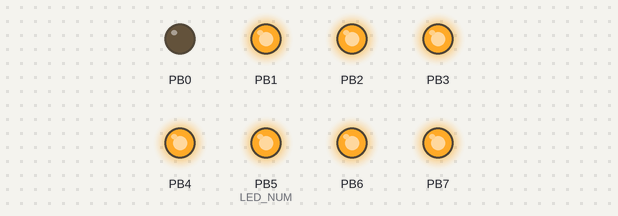
Simulated run of this program. Board: ATmega328P, built with avr-gcc and emulated at 1 MHz (the files do not name the chip). Parts: output pins drawn as LEDs (lit = HIGH).

Above: at 0.08 s.
At 0.58 s:
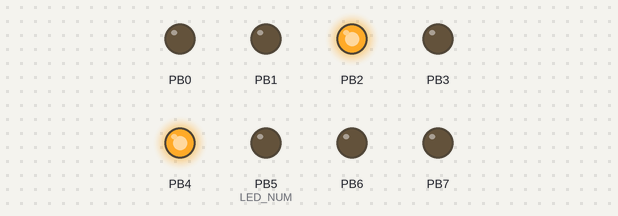
At 0.74 s:
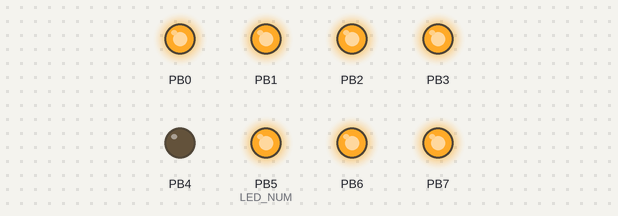
At 1.41 s:
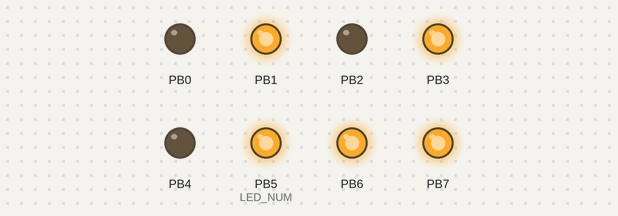
At 2.24 s:
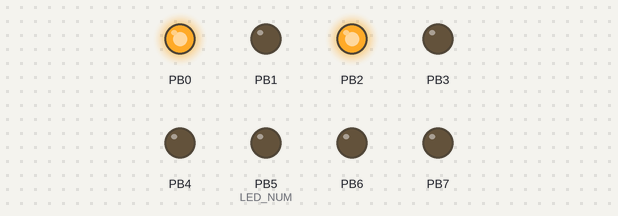
At 2.91 s:
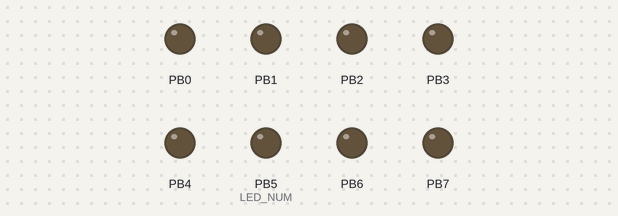
Timing chart, 0 to 3.2 s (numbered marks = the images above):
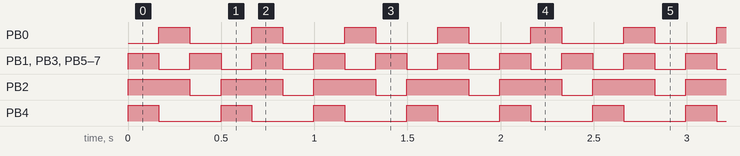

Measured:
- by itself, PB0, PB4: alternates HIGH for 0.17 s and LOW for 0.33 s
- by itself, PB1, PB3, PB5 (LED_NUM), PB6, PB7: alternates HIGH for 0.17 s and LOW for 0.17 s
- by itself, PB2: alternates HIGH for 0.33 s and LOW for 0.17 s

The program:

main.c
```c
/*
 * GccApplication2.c
 *
 * Created: 3/17/2017 8:10:11 PM
 * Author : Brandon
 */

#define F_CPU 1000000UL

#include <avr/io.h>
#include <util/delay.h>

#define DMS 1000
#define LED_PORT	PORTB
#define LED_PIN		PINB
#define LED_DDR		DDRB
#define LED_NUM		5


int main(void)
{

	uint8_t i;
	LED_DDR = 0xff;

	int count = 0xff;
	while (count) {

		i = 0;

		while (i < LED_NUM) {

			if (count%3 == 0 && i%2==0) {
				LED_PORT ^= ~(1 << i);
				_delay_ms(DMS/6);
			}

			i++;
		}

		--count;
	}


	exit(0);
	return (0);
}
```
